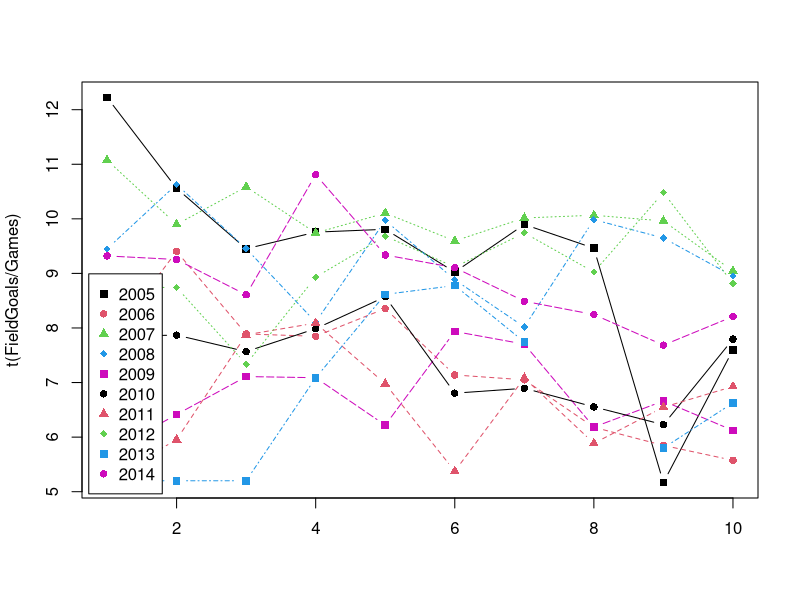

The R source for this figure:
#Dear Student,
#
#Welcome to the world of Basketball Data!
#I'm sure you will enjoy this section of the R Programming course.
#
#Instructions for this dataset:
# Simply select ALL the lines in this script by pressing 
# CTRL+A on Windows or CMND+A on a Mac and execute them
# Once you have executed the commands the following objects
# will be created:
# Matrices:
# - FieldGoalAttempts
# - FieldGoals
# - Games
# - MinutesPlayed
# - Salary
# Vectors:
# - Players
# - Seasons
#We will go understand these inside the course.
#
#Sincerely,
#Kirill Eremenko
#www.superdatascience.com

#Copyright: These datasets were prepared using publicly available data.
#           However, theses scripts are subject to Copyright Laws. 
#           If you wish to use these R scripts outside of the R Programming Course
#           by Kirill Eremenko, you may do so by referencing www.superdatascience.com in your work.

#Comments:
#Seasons are labeled based on the first year in the season
#E.g. the 2012-2013 season is preseneted as simply 2012

#Notes and Corrections to the data:
#Kevin Durant: 2006 - College Data Used
#Kevin Durant: 2005 - Proxied With 2006 Data
#Derrick Rose: 2012 - Did Not Play
#Derrick Rose: 2007 - College Data Used
#Derrick Rose: 2006 - Proxied With 2007 Data
#Derrick Rose: 2005 - Proxied With 2007 Data

#Seasons
Seasons <- c("2005","2006","2007","2008","2009","2010","2011","2012","2013","2014")

#Players
Players <- c("KobeBryant","JoeJohnson","LeBronJames","CarmeloAnthony","DwightHoward","ChrisBosh","ChrisPaul","KevinDurant","DerrickRose","DwayneWade")

#Salaries
KobeBryant_Salary <- c(15946875,17718750,19490625,21262500,23034375,24806250,25244493,27849149,30453805,23500000)
JoeJohnson_Salary <- c(12000000,12744189,13488377,14232567,14976754,16324500,18038573,19752645,21466718,23180790)
LeBronJames_Salary <- c(4621800,5828090,13041250,14410581,15779912,14500000,16022500,17545000,19067500,20644400)
CarmeloAnthony_Salary <- c(3713640,4694041,13041250,14410581,15779912,17149243,18518574,19450000,22407474,22458000)
DwightHoward_Salary <- c(4493160,4806720,6061274,13758000,15202590,16647180,18091770,19536360,20513178,21436271)
ChrisBosh_Salary <- c(3348000,4235220,12455000,14410581,15779912,14500000,16022500,17545000,19067500,20644400)
ChrisPaul_Salary <- c(3144240,3380160,3615960,4574189,13520500,14940153,16359805,17779458,18668431,20068563)
KevinDurant_Salary <- c(0,0,4171200,4484040,4796880,6053663,15506632,16669630,17832627,18995624)
DerrickRose_Salary <- c(0,0,0,4822800,5184480,5546160,6993708,16402500,17632688,18862875)
DwayneWade_Salary <- c(3031920,3841443,13041250,14410581,15779912,14200000,15691000,17182000,18673000,15000000)
#Matrix
Salary <- rbind(KobeBryant_Salary, JoeJohnson_Salary, LeBronJames_Salary, CarmeloAnthony_Salary, DwightHoward_Salary, ChrisBosh_Salary, ChrisPaul_Salary, KevinDurant_Salary, DerrickRose_Salary, DwayneWade_Salary)
rm(KobeBryant_Salary, JoeJohnson_Salary, CarmeloAnthony_Salary, DwightHoward_Salary, ChrisBosh_Salary, LeBronJames_Salary, ChrisPaul_Salary, DerrickRose_Salary, DwayneWade_Salary, KevinDurant_Salary)
colnames(Salary) <- Seasons
rownames(Salary) <- Players

#Games 
KobeBryant_G <- c(80,77,82,82,73,82,58,78,6,35)
JoeJohnson_G <- c(82,57,82,79,76,72,60,72,79,80)
LeBronJames_G <- c(79,78,75,81,76,79,62,76,77,69)
CarmeloAnthony_G <- c(80,65,77,66,69,77,55,67,77,40)
DwightHoward_G <- c(82,82,82,79,82,78,54,76,71,41)
ChrisBosh_G <- c(70,69,67,77,70,77,57,74,79,44)
ChrisPaul_G <- c(78,64,80,78,45,80,60,70,62,82)
KevinDurant_G <- c(35,35,80,74,82,78,66,81,81,27)
DerrickRose_G <- c(40,40,40,81,78,81,39,0,10,51)
DwayneWade_G <- c(75,51,51,79,77,76,49,69,54,62)
#Matrix
Games <- rbind(KobeBryant_G, JoeJohnson_G, LeBronJames_G, CarmeloAnthony_G, DwightHoward_G, ChrisBosh_G, ChrisPaul_G, KevinDurant_G, DerrickRose_G, DwayneWade_G)
rm(KobeBryant_G, JoeJohnson_G, CarmeloAnthony_G, DwightHoward_G, ChrisBosh_G, LeBronJames_G, ChrisPaul_G, DerrickRose_G, DwayneWade_G, KevinDurant_G)
colnames(Games) <- Seasons
rownames(Games) <- Players

#Minutes Played
KobeBryant_MP <- c(3277,3140,3192,2960,2835,2779,2232,3013,177,1207)
JoeJohnson_MP <- c(3340,2359,3343,3124,2886,2554,2127,2642,2575,2791)
LeBronJames_MP <- c(3361,3190,3027,3054,2966,3063,2326,2877,2902,2493)
CarmeloAnthony_MP <- c(2941,2486,2806,2277,2634,2751,1876,2482,2982,1428)
DwightHoward_MP <- c(3021,3023,3088,2821,2843,2935,2070,2722,2396,1223)
ChrisBosh_MP <- c(2751,2658,2425,2928,2526,2795,2007,2454,2531,1556)
ChrisPaul_MP <- c(2808,2353,3006,3002,1712,2880,2181,2335,2171,2857)
KevinDurant_MP <- c(1255,1255,2768,2885,3239,3038,2546,3119,3122,913)
DerrickRose_MP <- c(1168,1168,1168,3000,2871,3026,1375,0,311,1530)
DwayneWade_MP <- c(2892,1931,1954,3048,2792,2823,1625,2391,1775,1971)
#Matrix
MinutesPlayed <- rbind(KobeBryant_MP, JoeJohnson_MP, LeBronJames_MP, CarmeloAnthony_MP, DwightHoward_MP, ChrisBosh_MP, ChrisPaul_MP, KevinDurant_MP, DerrickRose_MP, DwayneWade_MP)
rm(KobeBryant_MP, JoeJohnson_MP, CarmeloAnthony_MP, DwightHoward_MP, ChrisBosh_MP, LeBronJames_MP, ChrisPaul_MP, DerrickRose_MP, DwayneWade_MP, KevinDurant_MP)
colnames(MinutesPlayed) <- Seasons
rownames(MinutesPlayed) <- Players

#Field Goals
KobeBryant_FG <- c(978,813,775,800,716,740,574,738,31,266)
JoeJohnson_FG <- c(632,536,647,620,635,514,423,445,462,446)
LeBronJames_FG <- c(875,772,794,789,768,758,621,765,767,624)
CarmeloAnthony_FG <- c(756,691,728,535,688,684,441,669,743,358)
DwightHoward_FG <- c(468,526,583,560,510,619,416,470,473,251)
ChrisBosh_FG <- c(549,543,507,615,600,524,393,485,492,343)
ChrisPaul_FG <- c(407,381,630,631,314,430,425,412,406,568)
KevinDurant_FG <- c(306,306,587,661,794,711,643,731,849,238)
DerrickRose_FG <- c(208,208,208,574,672,711,302,0,58,338)
DwayneWade_FG <- c(699,472,439,854,719,692,416,569,415,509)
#Matrix
FieldGoals <- rbind(KobeBryant_FG, JoeJohnson_FG, LeBronJames_FG, CarmeloAnthony_FG, DwightHoward_FG, ChrisBosh_FG, ChrisPaul_FG, KevinDurant_FG, DerrickRose_FG, DwayneWade_FG)
rm(KobeBryant_FG, JoeJohnson_FG, LeBronJames_FG, CarmeloAnthony_FG, DwightHoward_FG, ChrisBosh_FG, ChrisPaul_FG, KevinDurant_FG, DerrickRose_FG, DwayneWade_FG)
colnames(FieldGoals) <- Seasons
rownames(FieldGoals) <- Players

#Field Goal Attempts
KobeBryant_FGA <- c(2173,1757,1690,1712,1569,1639,1336,1595,73,713)
JoeJohnson_FGA <- c(1395,1139,1497,1420,1386,1161,931,1052,1018,1025)
LeBronJames_FGA <- c(1823,1621,1642,1613,1528,1485,1169,1354,1353,1279)
CarmeloAnthony_FGA <- c(1572,1453,1481,1207,1502,1503,1025,1489,1643,806)
DwightHoward_FGA <- c(881,873,974,979,834,1044,726,813,800,423)
ChrisBosh_FGA <- c(1087,1094,1027,1263,1158,1056,807,907,953,745)
ChrisPaul_FGA <- c(947,871,1291,1255,637,928,890,856,870,1170)
KevinDurant_FGA <- c(647,647,1366,1390,1668,1538,1297,1433,1688,467)
DerrickRose_FGA <- c(436,436,436,1208,1373,1597,695,0,164,835)
DwayneWade_FGA <- c(1413,962,937,1739,1511,1384,837,1093,761,1084)
#Matrix
FieldGoalAttempts <- rbind(KobeBryant_FGA, JoeJohnson_FGA, LeBronJames_FGA, CarmeloAnthony_FGA, DwightHoward_FGA, ChrisBosh_FGA, ChrisPaul_FGA, KevinDurant_FGA, DerrickRose_FGA, DwayneWade_FGA)
rm(KobeBryant_FGA, JoeJohnson_FGA, LeBronJames_FGA, CarmeloAnthony_FGA, DwightHoward_FGA, ChrisBosh_FGA, ChrisPaul_FGA, KevinDurant_FGA, DerrickRose_FGA, DwayneWade_FGA)
colnames(FieldGoalAttempts) <- Seasons
rownames(FieldGoalAttempts) <- Players

#Points
KobeBryant_PTS <- c(2832,2430,2323,2201,1970,2078,1616,2133,83,782)
JoeJohnson_PTS <- c(1653,1426,1779,1688,1619,1312,1129,1170,1245,1154)
LeBronJames_PTS <- c(2478,2132,2250,2304,2258,2111,1683,2036,2089,1743)
CarmeloAnthony_PTS <- c(2122,1881,1978,1504,1943,1970,1245,1920,2112,966)
DwightHoward_PTS <- c(1292,1443,1695,1624,1503,1784,1113,1296,1297,646)
ChrisBosh_PTS <- c(1572,1561,1496,1746,1678,1438,1025,1232,1281,928)
ChrisPaul_PTS <- c(1258,1104,1684,1781,841,1268,1189,1186,1185,1564)
KevinDurant_PTS <- c(903,903,1624,1871,2472,2161,1850,2280,2593,686)
DerrickRose_PTS <- c(597,597,597,1361,1619,2026,852,0,159,904)
DwayneWade_PTS <- c(2040,1397,1254,2386,2045,1941,1082,1463,1028,1331)
#Matrix
Points <- rbind(KobeBryant_PTS, JoeJohnson_PTS, LeBronJames_PTS, CarmeloAnthony_PTS, DwightHoward_PTS, ChrisBosh_PTS, ChrisPaul_PTS, KevinDurant_PTS, DerrickRose_PTS, DwayneWade_PTS)
rm(KobeBryant_PTS, JoeJohnson_PTS, LeBronJames_PTS, CarmeloAnthony_PTS, DwightHoward_PTS, ChrisBosh_PTS, ChrisPaul_PTS, KevinDurant_PTS, DerrickRose_PTS, DwayneWade_PTS)
colnames(Points) <- Seasons
rownames(Points) <- Players

Games
rownames(Games)
colnames(Games)
Games["LeBronJames","2012"]
round(FieldGoals/Games,1)
round(FieldGoalAttempts/Games,0)
Accuracy<-round(FieldGoals/FieldGoalAttempts,2)
Accuracy
t<-max(Accuracy)
matplot(t(FieldGoals/Games),type="b",pch=15:18,col=c(1:4,6))
legend("bottomleft",inset = 0.01,legend=Seasons,col = c(1:4,6),pch=15:18,horiz = F)
t(FieldGoals/Games)


